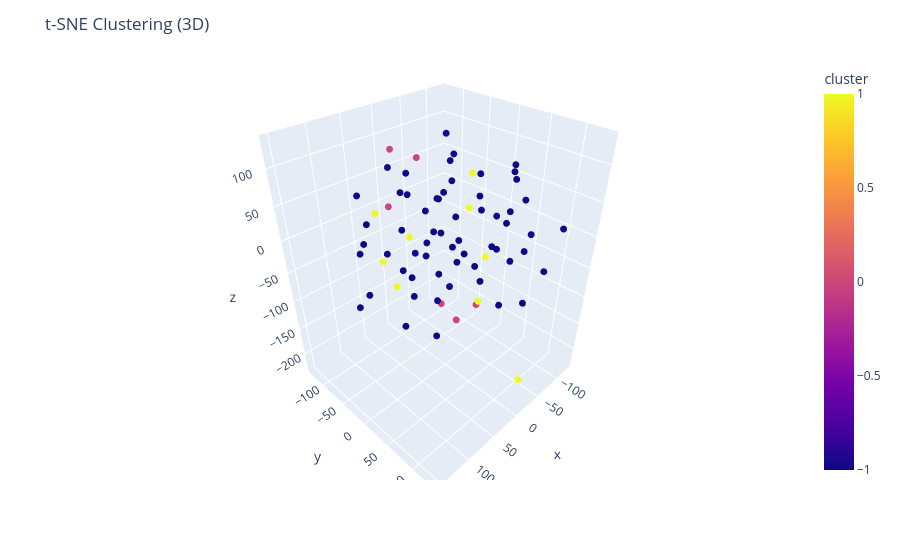

The notebook cell this image was saved under:
### Code cell
# HDBSCAN clustering
clusterer = hdbscan.HDBSCAN(min_cluster_size=3, metric='euclidean')
dbscan_labels = clusterer.fit_predict(reduced_embeddings)

# Step 3: Print clusters
for text, label in zip(clean_interruptions, dbscan_labels):
    print(f"[Cluster {label}] {text}")

plot_clustering(reduced_embeddings, dbscan_labels, dims=3, texts=clean_interruptions)
